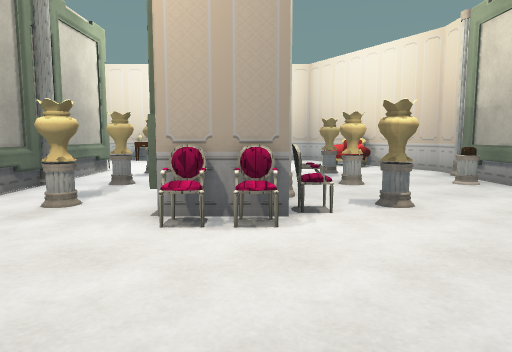
view 1 (above)

15 first-person views from a walk through a scene from a Unity 3-D project. The camera is 1.2 m above the floor, tilts 6° down and sees 70° across. Doors are open. The floor is counted in squares, 1 m on a side. Each view is taken from the middle of a square. On the plan, view 1 faces up. The plan holds only what a view shows up to about 15 squares ahead; the rest is blank. The place goes on beyond the plan. The player character is not drawn. Some animated figures are not drawn. Some surface patterns are stand-ins.

view 2
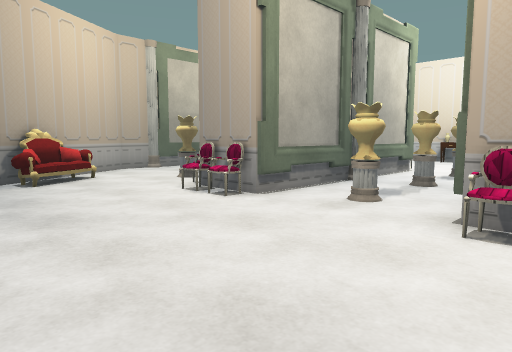

view 3
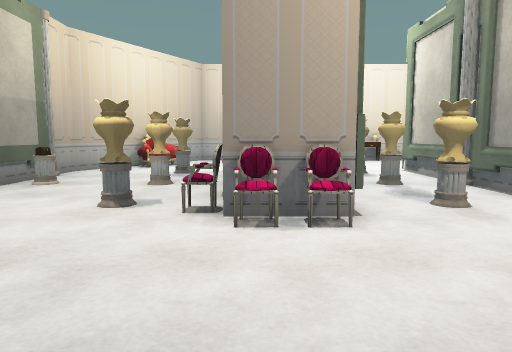

view 4
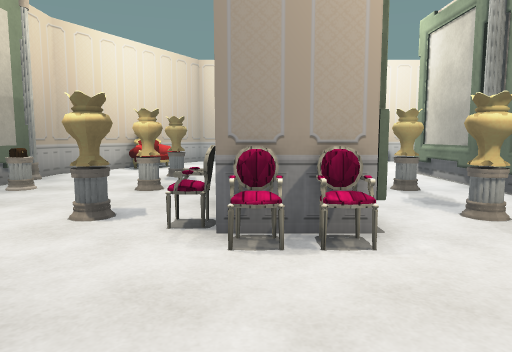

view 5
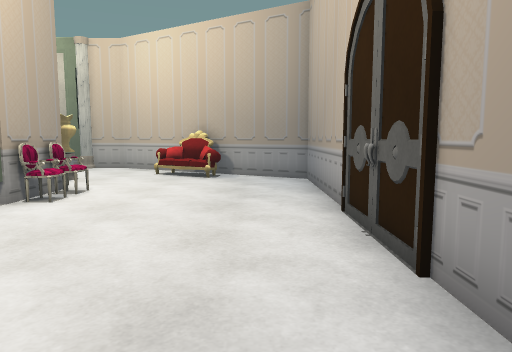

view 6
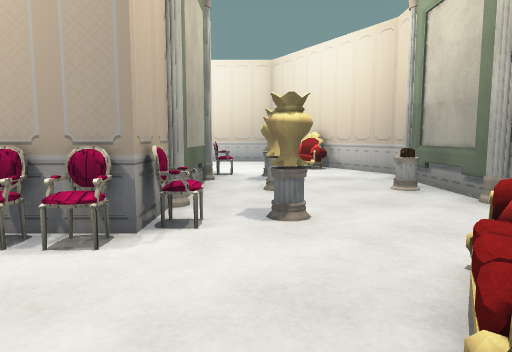

view 7
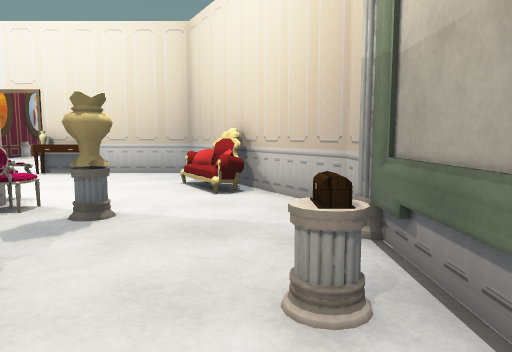

view 8
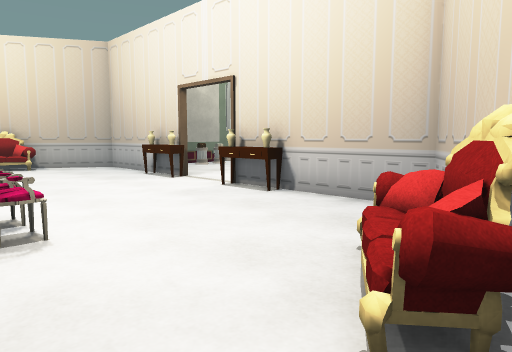

view 9
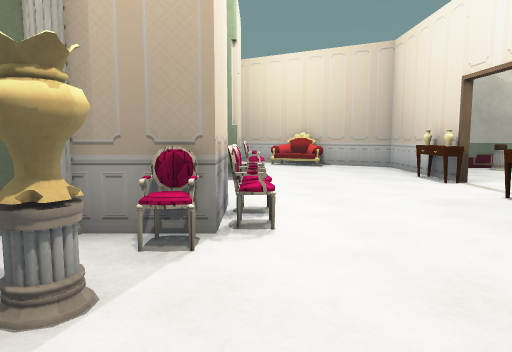

view 10
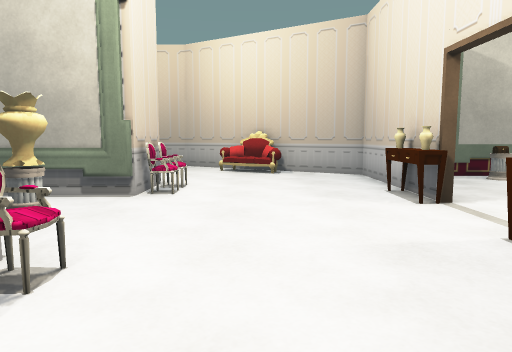

view 11
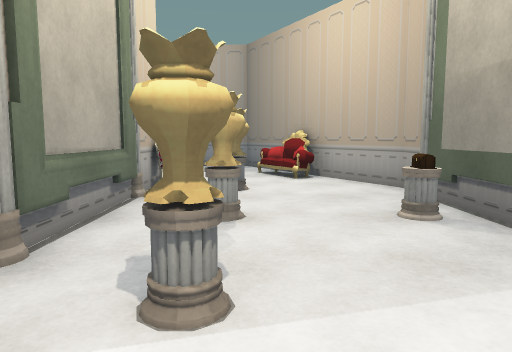

view 12
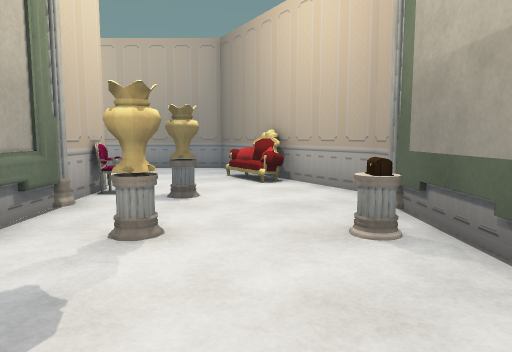

view 13
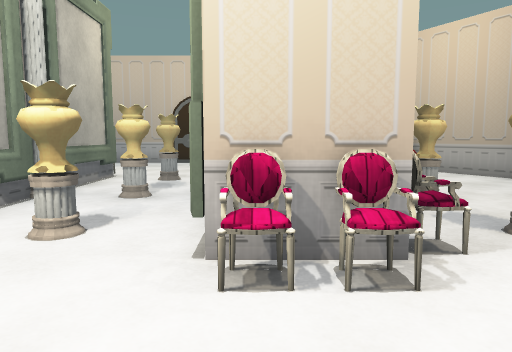

view 14
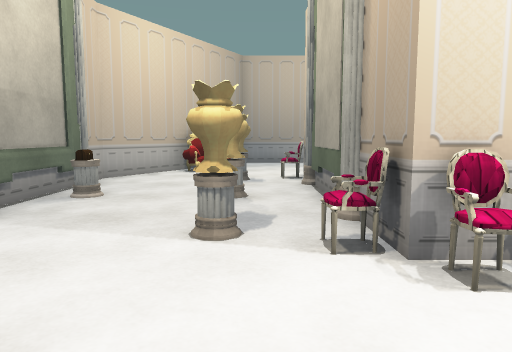

view 15
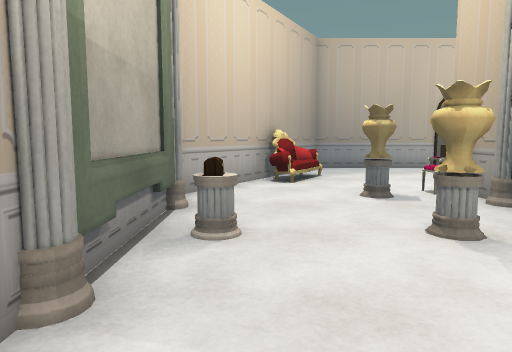

### Floor plan
Key: @ floor where view 1 was taken; # wall or solid block; . floor; D open door; S sofa; C chair; A vase; M mirror; P pillar; H chest; O other object.
Columns run from 14 left of view 1 to 7 right of it. Each row starts with its distance up from view 1.
 24     M
 23     MOO
 22      .....
 21       .....
 20     #   ..DD     #
 19     ####OODDOO####
 18    #..............#
 17    S.............S#
 16   #S..............S#
 15   S...............O.#
 14  #.....CC....CC.....#
 13 #....AC# ..A.#.C.A...#
 12 P...AA.P MAAM#P.AA...#
 11 P......# M..M#P.....P#
 10 MH...AM# ..A.#MM.A..H#
  9 MHO.AAM# PAAP#MMAA.OH#
  8 P......P M..M#P......P
  7 #....A.# ..AM#P..A...#
  6 #...AAC##.AA.##CAA...#
  5  #.....CC....CC.....#
  4   #S..............S#
  3   SS..............S#
  2    #S............S#
  1    #..............#
  0     #.........@..#
 -1      ############

Positions as (right, up) in squares from view 1, and headings:
1: (0, 0), facing up
2: (0, 0), facing up-left
3: (-7, 0), facing up
4: (-7, 1), facing up
5: (-8, 1), facing right
6: (2, 1), facing up
7: (5, 7), facing up
8: (5, 13), facing up-left
9: (5, 14), facing left
10: (2, 16), facing left
11: (-10, 15), facing down
12: (-11, 14), facing down
13: (-6, 17), facing down
14: (2, 17), facing down
15: (5, 14), facing down
